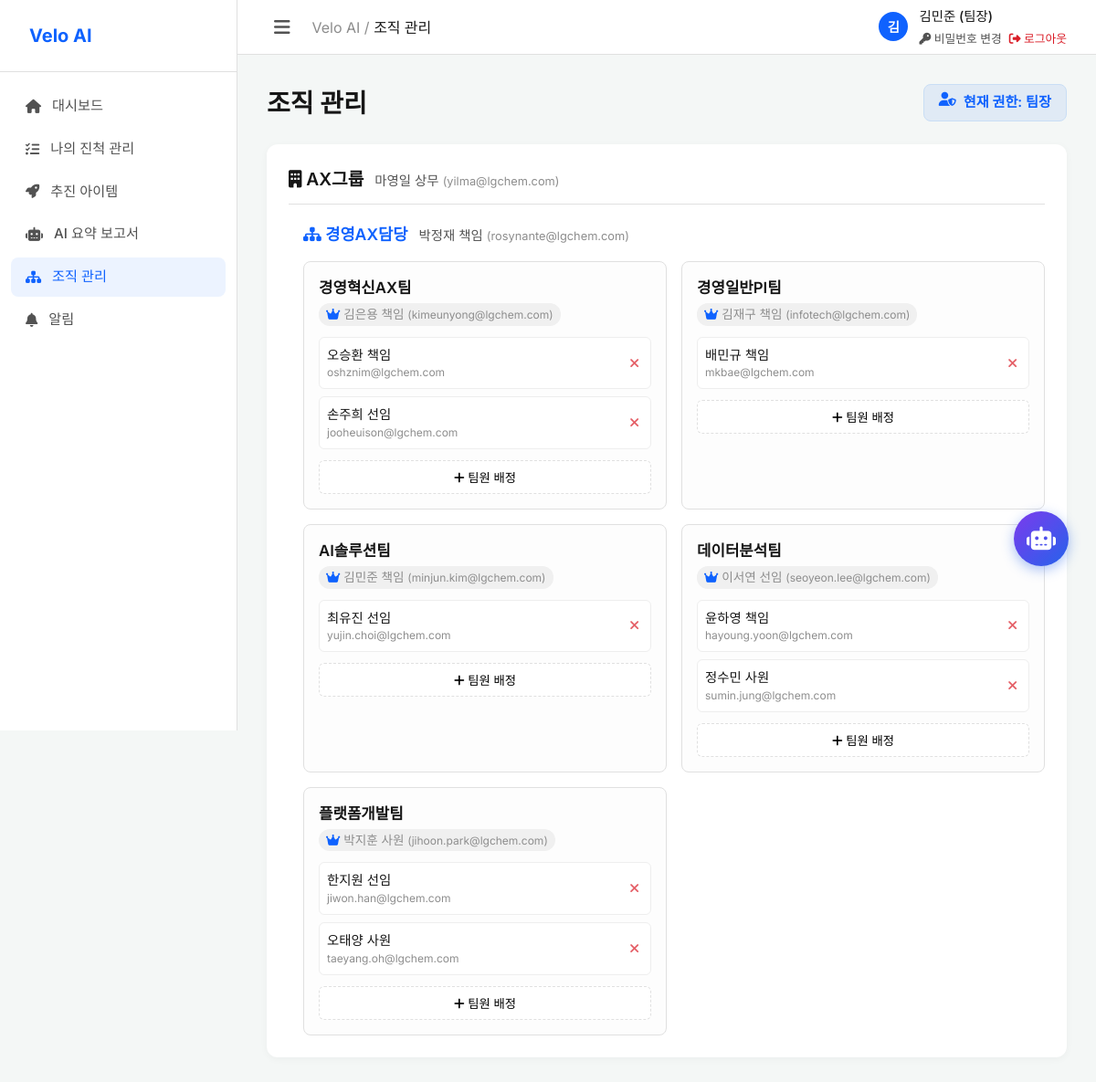
The app's page /org-manage (signed in) with its own data.
### tables this page shows
CREATE TABLE teams (
    id INTEGER PRIMARY KEY AUTOINCREMENT,
    division_id INTEGER NOT NULL,
    name TEXT NOT NULL,
    leader_name TEXT,
    leader_position TEXT,
    leader_email TEXT,
    FOREIGN KEY (division_id) REFERENCES divisions (id)
);

CREATE TABLE groups (
    id INTEGER PRIMARY KEY AUTOINCREMENT,
    name TEXT NOT NULL,
    leader_name TEXT,
    leader_position TEXT,
    leader_email TEXT
);

CREATE TABLE divisions (
    id INTEGER PRIMARY KEY AUTOINCREMENT,
    group_id INTEGER NOT NULL,
    name TEXT NOT NULL,
    leader_name TEXT,
    leader_position TEXT,
    leader_email TEXT,
    FOREIGN KEY (group_id) REFERENCES groups (id)
);

CREATE TABLE members (
    id INTEGER PRIMARY KEY AUTOINCREMENT,
    team_id INTEGER NOT NULL,
    name TEXT NOT NULL,
    position TEXT NOT NULL, /* 사원, 선임, 책임, 상무, 전문위원 */
    email TEXT,
    FOREIGN KEY (team_id) REFERENCES teams (id)
);

### app.py (the view)
@app.route('/org-manage')
@login_required
def org_manage():
    role = session.get('role')
    if role not in ['담당장', '팀장']:
        flash('권한이 없습니다.')
        return redirect(url_for('index'))
    conn = get_db_connection()
    groups = conn.execute('SELECT * FROM groups').fetchall()
    divisions = conn.execute('SELECT * FROM divisions').fetchall()
    teams = conn.execute('SELECT * FROM teams').fetchall()
    members = conn.execute('SELECT * FROM members').fetchall()
    conn.close()
    org_data = []
    for g in groups:
        g_data = dict(g)
        g_data['divisions'] = []
        for d in divisions:
            if d['group_id'] == g['id']:
                d_data = dict(d)
                d_data['teams'] = []
                for t in teams:
                    if t['division_id'] == d['id']:
                        t_data = dict(t)
                        t_data['members'] = [dict(m) for m in members if m['team_id'] == t['id']]
                        d_data['teams'].append(t_data)
                g_data['divisions'].append(d_data)
        org_data.append(g_data)
    return render_template('org_manage.html', title='조직 관리', org_data=org_data, role=role)

### app.py (called while the page is built)
def login_required(f):
    @wraps(f)
    def decorated_function(*args, **kwargs):
        if 'user_id' not in session:
            return redirect(url_for('login'))
        return f(*args, **kwargs)
    return decorated_function

### db.py (called while the page is built)
def get_db_connection():
    conn = sqlite3.connect(DB_PATH)
    conn.row_factory = sqlite3.Row
    return conn

### templates/org_manage.html (shortened to what this page needs)
{% extends "base.html" %}
{% block content %}
<div style="display:flex; justify-content: space-between; align-items:flex-start;">
    <h1 class="page-title">{{ title }}</h1>
    <div class="role-badge">
        <i class="fa-solid fa-user-shield" style="margin-right: 8px;"></i> 현재 권한: {{ role }}
    </div>
</div>
<div class="org-tree">
    {% for group in org_data %}
    <div class="group-card">
        <div class="group-title" style="display: flex; align-items: baseline; gap: 12px;">
            <div><i class="fa-solid fa-building"></i> {{ group.name }}</div>
            {% if group.leader_name %}
            <div style="font-size: 0.9rem; font-weight: normal; color: var(--text-secondary);">
                {{ group.leader_name }} {{ group.leader_position }}
                {% if group.leader_email %}<span style="color: var(--text-muted); font-size: 0.8rem;">({{ group.leader_email }})</span>{% endif %}
            </div>
            {% endif %}
        </div>
        {% for div in group.divisions %}
        <div class="division-section">
            <div class="division-header">
                <div class="division-title" style="display: flex; align-items: baseline; gap: 12px;">
                    <div><i class="fa-solid fa-sitemap"></i> {{ div.name }}</div>
                    {% if div.leader_name %}
                    <div style="font-size: 0.9rem; font-weight: normal; color: var(--text-secondary);">
                        {{ div.leader_name }} {{ div.leader_position }}
                        {% if div.leader_email %}<span style="color: var(--text-muted); font-size: 0.8rem;">({{ div.leader_email }})</span>{% endif %}
                    </div>
                    {% endif %}
                </div>
            </div>
            <div class="teams-grid">
                {% for team in div.teams %}
                <div class="team-card">
                    <div class="team-header">
                        <div>
                            <div class="team-name">{{ team.name }}</div>
                            {% if team.leader_name %}
                            <div class="team-leader" style="margin-top:4px;">
                                <i class="fa-solid fa-crown" style="color:var(--primary-color);"></i>
                                {{ team.leader_name }} {{ team.leader_position }}
                                {% if team.leader_email %}<span style="font-size:0.75rem; font-weight:normal;">({{ team.leader_email }})</span>{% endif %}
                            </div>
                            {% endif %}
                        </div>
                    </div>
                    <div class="members-list">
                        {% for member in team.members %}
                        <div class="member-item">
                            <div class="member-info">
                                <span>{{ member.name }} {{ member.position }}</span>
                                {% if member.email %}
                                <span class="member-email">{{ member.email }}</span>
                                {% endif %}
                            </div>
                            {% if role in ['담당장', '팀장'] %}
                            <button type="button" class="btn-icon-danger" title="팀원 삭제" onclick="showDeleteConfirm('팀원 [{{ member.name }}]을 삭제하시겠습니까?', '/api/delete-member/{{ member.id }}')">
                                <i class="fa-solid fa-xmark"></i>
                            </button>
                            {% endif %}
                        </div>
                        {% endfor %}
                    </div>
                    {% if role in ['담당장', '팀장'] %}
                    <button class="btn-secondary" style="width: 100%; border-style: dashed;" onclick="openMemberModal('addMemberModal', {{ team.id }}, '{{ team.name }}')">
                        <i class="fa-solid fa-plus"></i> 팀원 배정
                    </button>
                    {% endif %}
                </div>
                {% endfor %}
            </div>
        </div>
        {% endfor %}
    </div>
    {% endfor %}
</div>
{% endblock %}

### templates/base.html (shortened to what this page needs)
<!DOCTYPE html>
<html lang="ko">
<head>
    <link rel="stylesheet" href="{{ url_for('static', filename='index.css') }}">
    <link rel="stylesheet" href="https://cdnjs.cloudflare.com/ajax/libs/font-awesome/6.4.0/css/all.min.css">
</head>
<body>
    <aside class="sidebar">
        <div class="sidebar-header">
            <a href="{{ url_for('index') }}" class="logo">
                 <span class="nav-text">Velo AI</span>
            </a>
        </div>
        <ul class="nav-menu">
            <li class="nav-item">
                <a href="{{ url_for('index') }}" class="nav-link {% if request.endpoint == 'index' %}active{% endif %}">
                    <i class="fa-solid fa-house"></i> <span class="nav-text">대시보드</span>
                </a>
            </li>
            <li class="nav-item">
                <a href="{{ url_for('progress') }}" class="nav-link {% if request.endpoint == 'progress' %}active{% endif %}">
                    <i class="fa-solid fa-list-check"></i> <span class="nav-text">나의 진척 관리</span>
                </a>
            </li>
            <li class="nav-item">
                <a href="{{ url_for('items') }}" class="nav-link {% if request.endpoint == 'items' %}active{% endif %}">
                    <i class="fa-solid fa-rocket"></i> <span class="nav-text">추진 아이템</span>
                </a>
            </li>
            <li class="nav-item">
                <a href="{{ url_for('ai_summary') }}" class="nav-link {% if request.endpoint == 'ai_summary' %}active{% endif %}">
                    <i class="fa-solid fa-robot"></i> <span class="nav-text">AI 요약 보고서</span>
                </a>
            </li>
            {% if session.role in ['담당장', '팀장'] %}
            <li class="nav-item">
                <a href="{{ url_for('org_manage') }}" class="nav-link {% if request.endpoint == 'org_manage' %}active{% endif %}">
                    <i class="fa-solid fa-sitemap"></i> <span class="nav-text">조직 관리</span>
                </a>
            </li>
            {% endif %}
            <li class="nav-item">
                <a href="{{ url_for('notifications') }}" class="nav-link {% if request.endpoint == 'notifications' %}active{% endif %}" style="position:relative;">
                    <i class="fa-solid fa-bell"></i> <span class="nav-text">알림</span>
                </a>
            </li>
        </ul>
    </aside>
    <main class="main-content">
        <header class="top-header">
            <div style="display: flex; align-items: center; gap: 16px;">
                <button id="sidebarToggle" class="icon-btn">
                    <i class="fa-solid fa-bars"></i>
                </button>
                <div class="header-breadcrumb">
                    <span style="color: var(--text-muted);">Velo AI / </span>
                    <span style="font-weight: 500;">{{ title|default("대시보드") }}</span>
                </div>
            </div>
            <div class="user-profile" style="position: relative; display: flex; align-items: center; gap: 12px;">
                {% if session.name %}
                <div class="avatar" style="background-color: var(--primary-color); color: white;">{{ session.name[0] }}</div>
                <div style="display: flex; flex-direction: column;">
                    <span style="font-weight: 500;">{{ session.name }} ({{ session.role }})</span>
                    <div style="display: flex; gap: 8px; font-size: 0.8rem; margin-top: 4px;">
                        <a href="{{ url_for('change_password') }}" style="color: var(--text-secondary); text-decoration: none;"><i class="fa-solid fa-key"></i> 비밀번호 변경</a>
                        <a href="{{ url_for('logout') }}" style="color: #da1e28; text-decoration: none;"><i class="fa-solid fa-right-from-bracket"></i> 로그아웃</a>
                    </div>
                </div>
                {% endif %}
            </div>
        </header>
        <div class="content-wrapper">
            {% block content %}{% endblock %}
        </div>
    </main>
    <div class="chatbot-container">
        <button class="chatbot-btn" id="chatbotBtn">
            <i class="fa-solid fa-robot"></i>
        </button>
    </div>
</body>
</html>

### static/index.css (style rules this page uses)
:root { --primary-color: #0f62fe; --primary-hover: #0353e9; --primary-rgb: 15, 98, 254; --bg-color: #f4f7f6; --sidebar-bg: #ffffff; --text-main: #161616; --text-primary: #161616; --text-secondary: #525252; --text-muted: #8d8d8d; --border-color: #e0e0e0; --card-bg: #ffffff; --hover-bg: #f0f4ff; --bg-secondary: #f4f4f4; --sidebar-width: 260px; --header-height: 60px; }
* { margin: 0; padding: 0; box-sizing: border-box; }
body { font-family: 'Inter', -apple-system, BlinkMacSystemFont, 'Segoe UI', Roboto, Helvetica, Arial, sans-serif; background-color: var(--bg-color); color: var(--text-main); line-height: 1.5; display: flex; min-height: 100vh; overflow-x: hidden; }
.sidebar { width: var(--sidebar-width); background-color: var(--sidebar-bg); border-right: 1px solid var(--border-color); padding: 24px 0; position: fixed; height: 100vh; z-index: 100; display: flex; flex-direction: column; transition: width 0.3s cubic-bezier(0.4, 0.0, 0.2, 1); overflow: hidden; }
.sidebar:not(.collapsed) .nav-text { opacity: 1; visibility: visible; transition: opacity 0.2s 0.1s, visibility 0.2s 0.1s; }
.sidebar-header { padding: 0 24px 24px; border-bottom: 1px solid var(--border-color); margin-bottom: 16px; }
.logo { font-size: 1.25rem; font-weight: 700; color: var(--primary-color); text-decoration: none; display: flex; align-items: center; gap: 8px; }
.nav-menu { list-style: none; padding: 0 12px; flex: 1; }
.nav-item { margin-bottom: 4px; }
.nav-link { display: flex; align-items: center; gap: 12px; padding: 10px 16px; color: var(--text-secondary); text-decoration: none; border-radius: 8px; font-weight: 500; font-size: 0.95rem; transition: all 0.2s ease; white-space: nowrap; }
.nav-link:hover, .nav-link.active { background-color: rgba(15, 98, 254, 0.08); color: var(--primary-color); }
.main-content { flex: 1; margin-left: var(--sidebar-width); display: flex; flex-direction: column; min-height: 100vh; transition: margin-left 0.3s cubic-bezier(0.4, 0.0, 0.2, 1); }
.icon-btn { background: none; border: none; color: var(--text-secondary); font-size: 1.25rem; cursor: pointer; padding: 8px; border-radius: 6px; display: flex; align-items: center; justify-content: center; transition: background-color 0.2s; }
.top-header { height: var(--header-height); background-color: var(--card-bg); border-bottom: 1px solid var(--border-color); display: flex; align-items: center; justify-content: space-between; padding: 0 32px; position: sticky; top: 0; z-index: 90; }
.user-profile { display: flex; align-items: center; gap: 12px; font-weight: 500; font-size: 0.9rem; }
.avatar { width: 32px; height: 32px; border-radius: 50%; background-color: var(--primary-color); color: white; display: flex; align-items: center; justify-content: center; font-weight: 600; }
.content-wrapper { padding: 32px; max-width: 1200px; margin: 0 auto; width: 100%; }
.page-title { font-size: 1.75rem; font-weight: 700; margin-bottom: 24px; color: var(--text-main); }
.chatbot-container { position: fixed; bottom: 30px; right: 30px; z-index: 9999; display: flex; flex-direction: column; align-items: flex-end; pointer-events: none; width: fit-content; }
.chatbot-btn { width: 60px; height: 60px; border-radius: 50%; background: linear-gradient(135deg, #7c3aed, #2563eb); color: white; border: none; font-size: 1.6rem; cursor: pointer; box-shadow: 0 4px 14px rgba(37, 99, 235, 0.4); transition: transform 0.2s, box-shadow 0.2s; display: flex; align-items: center; justify-content: center; pointer-events: auto; }

### records on screen
teams: name "김민준", name "AI솔루션팀", leader_name "김민준", leader_position "책임", leader_email "minjun.kim@lgchem.com"
groups: name "AX그룹", leader_name "마영일", leader_position "상무", leader_email "yilma@lgchem.com"
divisions: name "경영AX담당", leader_name "박정재", leader_position "책임", leader_email "rosynante@lgchem.com"
teams: name "경영혁신AX팀", leader_name "김은용", leader_position "책임", leader_email "kimeunyong@lgchem.com"
members: name "오승환", position "책임", email "oshznim@lgchem.com"
members: name "손주희", position "선임", email "jooheuison@lgchem.com"
teams: name "경영일반PI팀", leader_name "김재구", leader_position "책임", leader_email "infotech@lgchem.com"
members: name "배민규", position "책임", email "mkbae@lgchem.com"
members: name "최유진", position "선임", email "yujin.choi@lgchem.com"
teams: name "데이터분석팀", leader_name "이서연", leader_position "선임", leader_email "seoyeon.lee@lgchem.com"
members: name "윤하영", position "책임", email "hayoung.yoon@lgchem.com"
members: name "정수민", position "사원", email "sumin.jung@lgchem.com"
teams: name "플랫폼개발팀", leader_name "박지훈", leader_position "사원", leader_email "jihoon.park@lgchem.com"
members: name "한지원", position "선임", email "jiwon.han@lgchem.com"
members: name "오태양", position "사원", email "taeyang.oh@lgchem.com"

### other values on screen
{{ title|default("대시보드") }} "조직 관리"
{{ session.name[0] }} "김"
{{ session.role }} "팀장"
{{ title }} "조직 관리"
{{ role }} "팀장"
